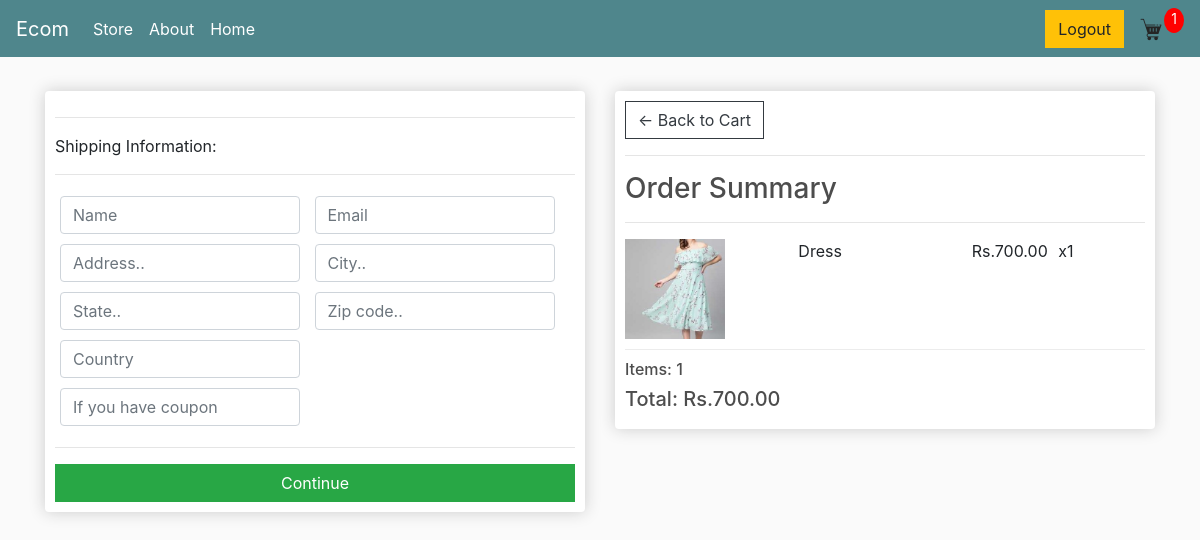
The app's page /payment/ (signed in) with its own data.
### estore/models.py (models this page shows, shortened)
class OrderItem(models.Model):
    product = models.ForeignKey(Product, on_delete=models.SET_NULL, null=True)
    order = models.ForeignKey(Order, on_delete=models.SET_NULL, null=True)
    quantity = models.IntegerField(default=0, null=True, verbose_name='Quantity')
    check_status = models.BooleanField(default=False)
    date_added = models.DateTimeField(auto_now_add=True, verbose_name='Item Added On')
    @property
    def get_total(self):
        total = self.product.price * self.quantity
        return total

class Product(models.Model):
    name = models.CharField(max_length=200, null=True, verbose_name='Product Name')
    price = models.FloatField(verbose_name='Price')
    image = models.ImageField(null=True, verbose_name='Upload Product Image')
    @property
    def imageURL(self):
        try:
            url = self.image.url
        except:
            url = ''
        return url

class Order(models.Model):
    customer = models.ForeignKey(Customer, on_delete=models.SET_NULL, null=True)
    date_order = models.DateField(auto_now_add=True, verbose_name='Ordered On')
    complete = models.BooleanField(default=False, null=True, blank=True)
    transaction_id = models.CharField(max_length=200, verbose_name='Transaction Id')
    @property
    def get_total_cart(self):
        item_ordered = self.orderitem_set.all()
        all_product_total = sum([item.get_total for item in item_ordered])
        return all_product_total
    @property
    def get_cart_items(self):
        item_ordered = self.orderitem_set.all()
        all_product_total = sum([item.quantity for item in item_ordered])
        return all_product_total

### estore/views.py (the view)
# urls.py: path('payment/', views.payment, name='payment'),
def payment(request):
    if request.user.is_authenticated:
        customer = request.user.customer
        order, created = Order.objects.get_or_create(
            customer=customer, complete=False)
        items = order.orderitem_set.all()
        cartItems = order.get_cart_items
    else:
        items = []
        order = {'get_total_cart': 0, 'get_cart_items': 0, 'shipping': False}
        cartItems = order['get_cart_items']
    context = {'items': items, 'order': order, 'cartItems': cartItems}
    return render(request, 'estore/payment.html', context)

### templates/estore/payment.html (shortened to what this page needs)
{% extends 'estore/main.html' %}
{% load static %}
{% block content %}
<div class="row">
	<div class="col-lg-6">
		<div class="box-element" id="form-wrapper">
			<form id="form" method="POST" action="{% url 'paymentProceed' %}">{% csrf_token %}
				<div id="shipping-info">
					<hr>
					<p>Shipping Information:</p>
					<hr>
					<div class="form-field">
						<input class="form-control" type="text" name="Name" placeholder="Name" required>
					</div>
					<div class="form-field">
						<input class="form-control" type="email" name="Email" placeholder="Email" required>
					</div>
					<div class="form-field">
						<input class="form-control" type="text" name="address" placeholder="Address.." required>
					</div>
					<div class="form-field">
						<input class="form-control" type="text" name="city" placeholder="City.." required>
					</div>
					<div class="form-field">
						<input class="form-control" type="text" name="state" placeholder="State.." required>
					</div>
					<div class="form-field">
						<input class="form-control" type="text" name="zipcode" placeholder="Zip code.." required>
					</div>
					<div class="form-field">
						<input class="form-control" type="text" name="country" placeholder="Country" required>
					</div>
				</div>
				<div class="form-field">
					<input class="form-control" type="text" name="cupon_code" placeholder="If you have coupon
					Code">
				</div>
				<hr>
				<input id="form-button" class="btn btn-success btn-block" type="submit" value="Continue">
			</form>
		</div>
	</div>
	<div class="col-lg-6">
		<div class="box-element">
			<a class="btn btn-outline-dark" href="{% url 'cart' %}">&#x2190; Back to Cart</a>
			<hr>
			<h3>Order Summary</h3>
			<hr>
			{% for item in items %}
			<div class="cart-row">
				<div style="flex:2"><img class="row-image" src="{{item.product.imageURL}}"></div>
				<div style="flex:2">
					<p>{{item.product.name}}</p>
				</div>
				<div style="flex:1">
					<p>Rs.{{item.product.price|floatformat:2}}</p>
				</div>
				<div style="flex:1">
					<p>x{{item.quantity}}</p>
				</div>
			</div>
			{% endfor %}
			<h6>Items: {{order.get_cart_items}}</h6>
			<h5>Total: Rs.{{ order.get_total_cart |floatformat:2}}</h5>
		</div>
	</div>
</div>
{% endblock content %}

### static/css/main.css (style rules this page uses)
body { background-color: hsl(0, 0%, 98%); }
h1,h2,h3,h4,h5,h6 { color:hsl(0, 0%, 30%); }
.box-element { box-shadow:hsl(0, 0%, 80%) 0 0 16px; background-color: #fff; border-radius: 4px; padding: 10px; }
.col-lg-4, .col-lg-6, .col-lg-8, .col-lg-12 { margin-top: 10px; }
.btn { border-radius: 0; }
.row-image { width: 100px; }
.form-field { width:250px; display: inline-block; padding: 5px; }
.cart-row { display: flex; align-items: flex-stretch; padding-bottom: 10px; margin-bottom: 10px; border-bottom: 1px solid #ececec; }

### records on screen
OrderItem: product.imageURL (picture), product.name "Dress", product.price "700.00", quantity "1"
Order: get_cart_items "1", get_total_cart "700.00"

### other values on screen
{{ cartItems }} "1"
